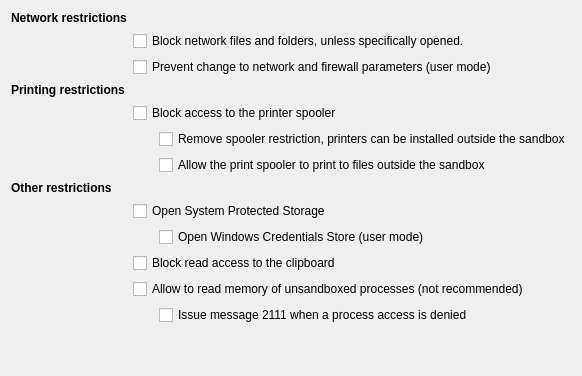
           <widget class="QWidget" name="tab_7">
            <attribute name="title">
             <string>Access Restrictions</string>
            </attribute>
            <layout class="QGridLayout" name="gridLayout_37">
             <item row="0" column="0">
              <layout class="QGridLayout" name="gridLayout_36">
               <item row="9" column="2">
                <widget class="QCheckBox" name="chkOpenCredentials">
                 <property name="text">
                  <string>Open Windows Credentials Store (user mode)</string>
                 </property>
                </widget>
               </item>
               <item row="7" column="0" colspan="2">
                <widget class="QLabel" name="label_18">
                 <property name="font">
                  <font>
                   <weight>75</weight>
                   <bold>true</bold>
                   <kerning>true</kerning>
                  </font>
                 </property>
                 <property name="toolTip">
                  <string>Protect the system from sandboxed processes</string>
                 </property>
                 <property name="text">
                  <string>Other restrictions</string>
                 </property>
                </widget>
               </item>
               <item row="13" column="2">
                <spacer name="horizontalSpacer_5">
                 <property name="orientation">
                  <enum>Qt::Horizontal</enum>
                 </property>
                 <property name="sizeHint" stdset="0">
                  <size>
                   <width>40</width>
                   <height>20</height>
                  </size>
                 </property>
                </spacer>
               </item>
               <item row="10" column="1" colspan="2">
                <widget class="QCheckBox" name="chkCloseClipBoard">
                 <property name="text">
                  <string>Block read access to the clipboard</string>
                 </property>
                </widget>
               </item>
               <item row="13" column="0">
                <spacer name="verticalSpacer_12">
                 <property name="orientation">
                  <enum>Qt::Vertical</enum>
                 </property>
                 <property name="sizeHint" stdset="0">
                  <size>
                   <width>20</width>
                   <height>40</height>
                  </size>
                 </property>
                </spacer>
               </item>
               <item row="3" column="0">
                <widget class="QLabel" name="label_31">
                 <property name="font">
                  <font>
                   <weight>75</weight>
                   <bold>true</bold>
                   <kerning>true</kerning>
                  </font>
                 </property>
                 <property name="toolTip">
                  <string>Protect the system from sandboxed processes</string>
                 </property>
                 <property name="text">
                  <string>Printing restrictions</string>
                 </property>
                </widget>
               </item>
               <item row="2" column="1" colspan="2">
                <widget class="QCheckBox" name="chkBlockNetParam">
                 <property name="text">
                  <string>Prevent change to network and firewall parameters (user mode)</string>
                 </property>
                </widget>
               </item>
               <item row="11" column="1" colspan="2">
                <widget class="QCheckBox" name="chkVmRead">
                 <property name="text">
                  <string>Allow to read memory of unsandboxed processes (not recommended)</string>
                 </property>
                </widget>
               </item>
               <item row="0" column="0">
                <widget class="QLabel" name="label_34">
                 <property name="font">
                  <font>
                   <weight>75</weight>
                   <bold>true</bold>
                   <kerning>true</kerning>
                  </font>
                 </property>
                 <property name="toolTip">
                  <string>Protect the system from sandboxed processes</string>
                 </property>
                 <property name="text">
                  <string>Network restrictions</string>
                 </property>
                </widget>
               </item>
               <item row="4" column="1" colspan="2">
                <widget class="QCheckBox" name="chkBlockSpooler">
                 <property name="text">
                  <string>Block access to the printer spooler</string>
                 </property>
                </widget>
               </item>
               <item row="3" column="1">
                <widget class="QLabel" name="label_39">
                 <property name="minimumSize">
                  <size>
                   <width>20</width>
                   <height>0</height>
                  </size>
                 </property>
                 <property name="maximumSize">
                  <size>
                   <width>20</width>
                   <height>16777215</height>
                  </size>
                 </property>
                 <property name="text">
                  <string/>
                 </property>
                </widget>
               </item>
               <item row="6" column="2">
                <widget class="QCheckBox" name="chkPrintToFile">
                 <property name="sizePolicy">
                  <sizepolicy hsizetype="Minimum" vsizetype="Fixed">
                   <horstretch>0</horstretch>
                   <verstretch>0</verstretch>
                  </sizepolicy>
                 </property>
                 <property name="text">
                  <string>Allow the print spooler to print to files outside the sandbox</string>
                 </property>
                </widget>
               </item>
               <item row="1" column="1" colspan="2">
                <widget class="QCheckBox" name="chkBlockNetShare">
                 <property name="text">
                  <string>Block network files and folders, unless specifically opened.</string>
                 </property>
                </widget>
               </item>
               <item row="5" column="2">
                <widget class="QCheckBox" name="chkOpenSpooler">
                 <property name="text">
                  <string>Remove spooler restriction, printers can be installed outside the sandbox</string>
                 </property>
                </widget>
               </item>
               <item row="8" column="1" colspan="2">
                <widget class="QCheckBox" name="chkOpenProtectedStorage">
                 <property name="text">
                  <string>Open System Protected Storage</string>
                 </property>
                </widget>
               </item>
               <item row="12" column="2">
                <widget class="QCheckBox" name="chkVmReadNotify">
                 <property name="text">
                  <string>Issue message 2111 when a process access is denied</string>
                 </property>
                </widget>
               </item>
              </layout>
             </item>
            </layout>
           </widget>
